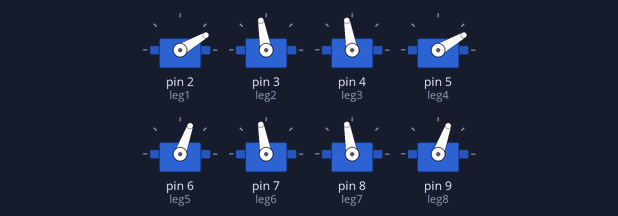
Bench run of a sketch on a simulated Arduino Uno, built with avr-gcc and run on an emulated ATmega328P. On the bench: 8 × servo.

Above: at 0.1 s.
At 7.1 s:
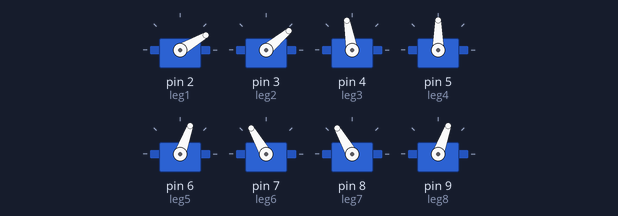
At 14.6 s:
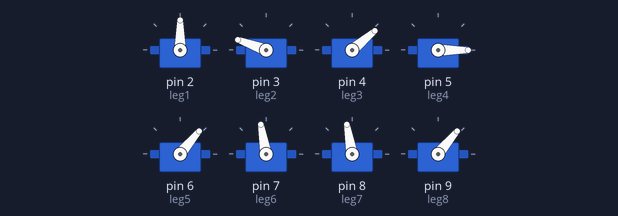
At 22.6 s:
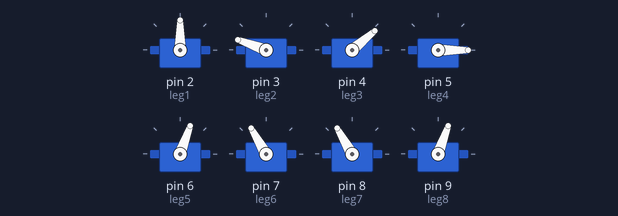
At 30.1 s:
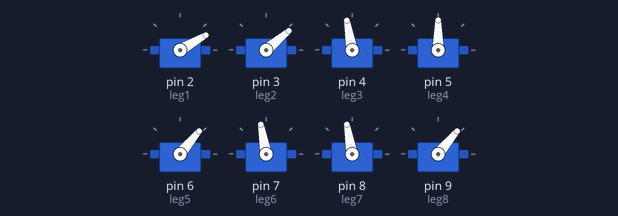
At 34.1 s:
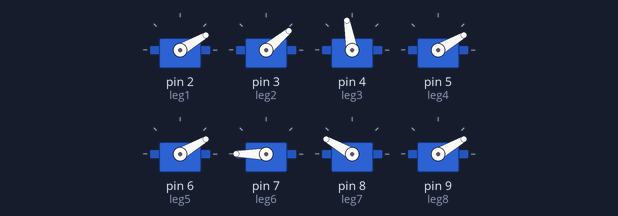
Timing chart, 0 to 40.0 s (numbered marks = the images above):
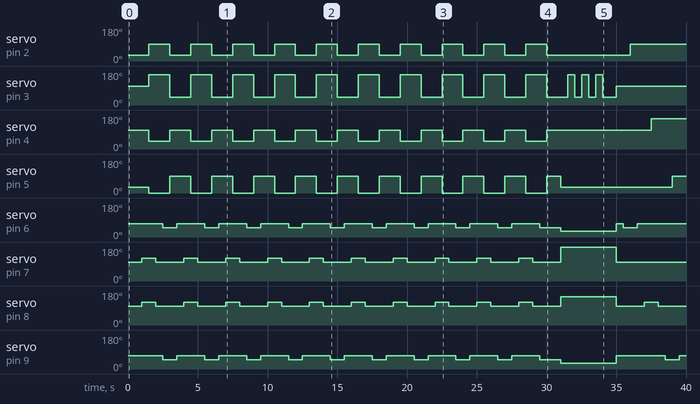

Measured:
- by itself, servo on pin 2 (leg1): goes 9 × (90° 1.5 s, 30° 1.5 s), 90° 1.5 s, 30° 6.0 s, then 90°
- by itself, servo on pin 3 (leg2): 100° → 160° at 1.5 s, → 40° 1.5 s later, → 160° 1.5 s later, → 40° 1.5 s later, … (27 changes in this stretch)
- by itself, servo on pin 4 (leg3): 100° → 40° at 1.5 s, → 100° 1.5 s later, → 40° 1.5 s later, → 100° 1.5 s later, … (21 changes in this stretch)
- by itself, servo on pin 5 (leg4): 30° → 0° at 1.5 s, → 90° 1.5 s later, → 0° 1.5 s later, → 90° 1.5 s later, … (22 changes in this stretch)
- by itself, servo on pin 6 (leg5): 70° → 50° at 2.5 s, → 70° 1.0 s later, → 50° 2.0 s later, → 70° 1.0 s later, … (23 changes in this stretch)
- by itself, servo on pin 7 (leg6): 100° → 120° at 1.0 s, → 100° 1.0 s later, → 120° 2.0 s later, → 100° 1.0 s later, … (22 changes in this stretch)
- by itself, servo on pin 8 (leg7): 100° → 120° at 1.0 s, → 100° 1.0 s later, → 120° 2.0 s later, → 100° 1.0 s later, … (24 changes in this stretch)
- by itself, servo on pin 9 (leg8): 70° → 50° at 2.5 s, → 70° 1.0 s later, → 50° 2.0 s later, → 70° 1.0 s later, … (23 changes in this stretch)

The sketch:

Prueba.ino
```cpp
#include <Servo.h>


Servo leg1;
Servo leg2;
Servo leg3;
Servo leg4;       //Declaracion de los servos
Servo leg5;
Servo leg6;
Servo leg7;
Servo leg8;
int Nbp1=30;
int Nbp2 =90; //Normal base posisicon (n)
int Nbp3 = 0;

int Ibp1= 100;
int Ibp2= 40;  //Invertido base psicion (n)
int Ibp3= 160;

int Npp1= 70;
int Npp2=50;   //Normal pata posisicon (n)
int Npp3=30;

int Ipp1 = 100;
int Ipp2 = 120; //Invertido pata psicion (n)
int Ipp3 = 150;
void setup() {
  // put your setup code here, to run once:
Serial.begin(9600);    // inicia el puerto serial para comunicacion con el Bluetooth
   leg1.attach(2);
   leg2.attach(3);
   leg3.attach(4);
   leg4.attach(5);          //Asigna pin a los servos
   leg5.attach(6);
   leg6.attach(7);
   leg7.attach(8);
   leg8.attach(9);


}

void loop() {
leg1.write(Nbp1);
leg5.write(Npp1);
leg2.write(Ibp1);
leg6.write(Ipp1);
leg3.write(Ibp1);
leg7.write(Ipp1);
leg4.write(Nbp1);
leg8.write(Npp1);

delay(500);


for(int i = 0; i < 10 ; i++)
{

leg5.write(Npp1);
leg1.write(Nbp1);
leg8.write(Npp1);
delay(500);
leg6.write(Ipp2);
leg7.write(Ipp2);
delay(500);
leg2.write(Ibp3);
leg3.write(Ibp2);
leg4.write(Nbp3);
leg1.write(Nbp2);
delay(500);
leg6.write(Ipp1);
leg7.write(Ipp1);
delay(500);
leg5.write(Npp2);
leg8.write(Npp2);
delay(500);
leg1.write(Nbp1);
leg4.write(Nbp2);
leg2.write(Ibp2);
leg3.write(Ibp1);
delay(500);
}

delay(500);
leg5.write(Npp3);
leg7.write(Ipp3);
leg8.write(Npp3);
leg6.write(180);
leg1.write(Nbp1);
leg3.write(Ibp1);
leg4.write(Nbp1);
delay(500);

for(int k = 0 ; k < 3 ; k++)
{
  leg2.write(Ibp3);
 delay(500);
  leg2.write(Ibp2);
  delay(500);
  }
delay(500);
leg1.write(Nbp1);
leg5.write(Npp1);
leg2.write(Ibp1);
leg6.write(Ipp1);
leg3.write(Ibp1);
leg7.write(Ipp1);
leg4.write(Nbp1);
leg8.write(Npp1);
delay(500);
leg5.write(Npp2);
delay(500);
leg1.write(Nbp2);
delay(500);
leg5.write(Npp1);
delay(500);
leg7.write(Ipp2);
delay(500);
leg3.write(Ibp3);
delay(500);
leg7.write(Ipp1);
delay(500);
leg8.write(Npp2);
delay(500);
leg4.write(Nbp2);
delay(500);
leg8.write(Npp1);
delay(500);
leg6.write(Ipp2);
delay(500);
leg2.write(Ibp3);
delay(500);
leg6.write(Ipp1);
delay(500);


}
```
